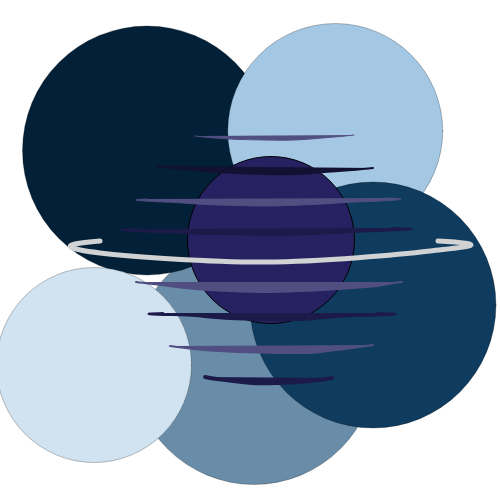
Frame 1 (no input)
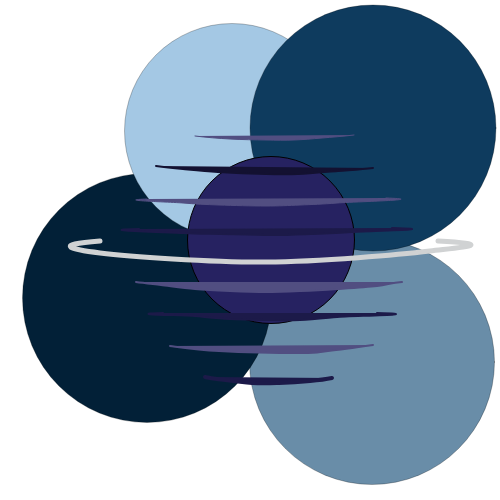
Frame 60 (no input)
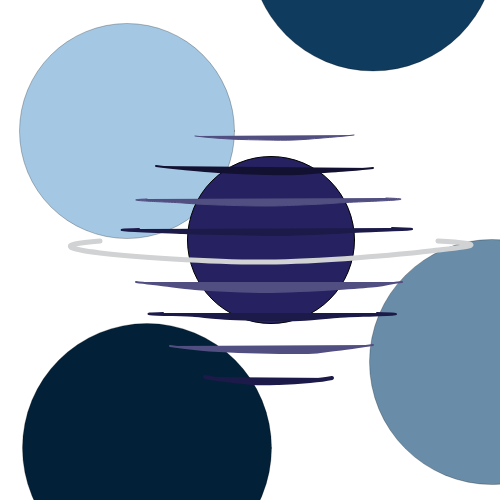
Frame 120 (the mouse pressed at the canvas centre since frame 60)

The p5.js sketch that drew these frames (run headless with seeded random() and noise() and a simulated clock; from frame 60 on, the mouse is pressed at the canvas centre):

// p5.js sketch
// ── sketch.js
var moonaY = 362;
var moonbY = 148;
var mooncY = 131;
var moondY = 308;
var mooneY = 365;

var moonaX = 254;
var moonbX = 147;
var mooncX = 337;
var moondX = 373;
var mooneX = 98;

var hlineY = 372;

function setup() {
  createCanvas(500, 500);
}

function draw() {
  background(255);

  //moonA lighter teal circle on bottom
  stroke(0);
  strokeWeight(1 / 4);
  fill(105, 141, 168);
  ellipse(moonaX, moonaY, 245, 245)
  
  moonaX = moonaX + 2;
  
  if(moonaX >= 600){
    moonaX = -200
  }
  
  moonbY = moonbY + 2.5;
  
  if(moonbY >= 600){
    moonbY = -200
  }
  
  mooncX = mooncX - 1.75;
  
  if(mooncX <=-200){
    mooncX = 700
  }
  
  moondY = moondY - 3
  
  if(moondY <= -200){
    moondY = 650
  }
  
  mooneX = mooneX - 4
  if(mooneX <=-400){
    mooneX = 625
  }
  
  
  //moonB dark blue circle
  fill(2, 32, 55);
  ellipse(moonbX, moonbY, 249, 249);
  
  //moonC darker light blue circle
  fill(164, 200, 228);
  ellipse(mooncX, mooncY, 215, 215);
  
  //moonD dark teal circle
  fill(14, 59, 94);
  ellipse(moondX, moondY, 246, 246);
  
  //moonE lightest blue circle
  fill(209 , 227, 241);
  ellipse(mooneX, mooneY, 195, 195);
  
  
  stroke(0);
  strokeWeight(1);
  fill(38, 34, 97);
  circle(271, 240, 334 / 2);
  
    
  //ring around saturn
  noFill()
  stroke(208, 210, 211);
  strokeWeight(5);
  beginShape();
    curveVertex(400, 230);
    curveVertex(100, 241);
    curveVertex(100, 253);
    curveVertex(266, 262);
    curveVertex(430, 251);
    curveVertex(438, 241);
    curveVertex(48, 230);
  endShape();
  
 
  //bottom shadow
  fill(28, 26, 73);
  stroke(28, 26, 73);
  strokeWeight(4);
  beginShape();
    curveVertex(183, 372);
    curveVertex(205, 377);
    curveVertex(217, 379);
    curveVertex(252, 383);
    curveVertex(279, 383);
    curveVertex(310, 381);
    curveVertex(332, 378);
    curveVertex(354, 372);
  endShape();

  //second from bottom highlight
  fill(81, 78, 129);
  stroke(81, 78, 129);
  strokeWeight(2);
  beginShape();
    curveVertex(149, 342);
    curveVertex(170, 346);
    curveVertex(219, 351);
    curveVertex(302, 353);
    curveVertex(328, 351);
    curveVertex(373, 345);
    curveVertex(391, 342);
  endShape();
  
  //third from bottom shadow
  fill(28, 26, 73);
  stroke(28, 26, 73);
  strokeWeight(2);
  beginShape();
    curveVertex(450, 308);
    curveVertex(163, 313);
    curveVertex(195, 316);
    curveVertex(230, 319);
    curveVertex(266, 320);
    curveVertex(300, 320);
    curveVertex(337, 317);
    curveVertex(377, 313);
    curveVertex(4, 308);
  endShape();
  
  //fourth from bottom highlight
  fill(81, 78, 129);
  stroke(81, 78, 129);
  strokeWeight(2);
  beginShape();
    curveVertex(115, 279);
    curveVertex(136, 282);
    curveVertex(161, 285);
    curveVertex(195, 289);
    curveVertex(230, 291);
    curveVertex(266, 292);
    curveVertex(301, 291);
    curveVertex(337, 289);
    curveVertex(377, 286);
    curveVertex(402, 282);
    curveVertex(452, 279);
  endShape();
  
  //fourth from top shadow
  fill(28, 26, 73);
  stroke(28, 26, 73);
  strokeWeight(2);
  beginShape();
    curveVertex(500, 226);
    curveVertex(139, 229);
    curveVertex(183, 233);
    curveVertex(221, 234);
    curveVertex(271, 235);
    curveVertex(311, 234);
    curveVertex(352, 232);
    curveVertex(392, 228);
    curveVertex(4, 223);
  endShape();
  
  //third from top highlight
  fill(81, 78, 129);
  stroke(81, 78, 129);
  strokeWeight(1);
  beginShape();
    curveVertex(400, 195);
    curveVertex(147, 199);
    curveVertex(183, 203);
    curveVertex(219, 205);
    curveVertex(266, 206);
    curveVertex(300, 205);
    curveVertex(337, 203);
    curveVertex(386, 198);
    curveVertex(42, 193);
  endShape();
  
  //second from top darkest shadow
  fill(19, 17, 49);
  stroke(19, 17, 49);
  strokeWeight(2);
  beginShape();
    curveVertex(130, 162);
    curveVertex(156, 166);
    curveVertex(183, 169);
    curveVertex(218, 172);
    curveVertex(266, 174);
    curveVertex(298, 174);
    curveVertex(338, 171);
    curveVertex(373, 168);
    curveVertex(408, 162);
  endShape();
  
  //top highlight
  fill(81, 78, 129);
  stroke(81, 78, 129);
  strokeWeight(1);
  beginShape();
    curveVertex(156, 130);
    curveVertex(195, 136);
    curveVertex(230, 139);
    curveVertex(266, 140);
    curveVertex(294, 140);
    curveVertex(322, 138);
    curveVertex(354, 135);
    curveVertex(386, 130);
  endShape();
   
}
